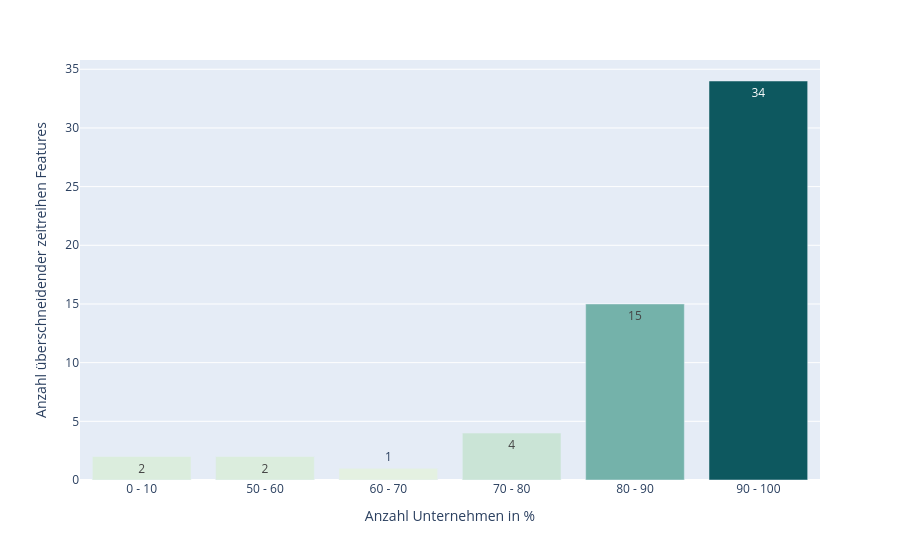

The cell this chart's notebook holds for it:
### Code cell
fig = px.bar(
    grouped,
    x="companyCountIn%",
    y="sameFeatureCount",
    color="sameFeatureCount",
    color_continuous_scale="mint",
    text_auto=True,
    labels={
        "companyCountIn%": "Anzahl Unternehmen in %",
        "sameFeatureCount": "Anzahl überschneidender zeitreihen Features",
    }
)
fig.update_coloraxes(showscale=False)
fig.write_image(FIGURE_SAME_FEATURES, format='svg')
fig.show()

### Figure 1 — Plotly figure (JSON) as saved in the notebook; plotly's stock layout.template omitted (floating-point values rounded to 4 significant figures)
{"data": [{"hovertemplate": "Anzahl Unternehmen in %=%{x}<br>Anzahl überschneidender zeitreihen Features=%{marker.color}<extra></extra>", "legendgroup": "", "marker": {"color": [2, 2, 1, 4, 15, 34], "coloraxis": "coloraxis", "pattern": {"shape": ""}}, "name": "", "orientation": "v", "showlegend": false, "textposition": "auto", "texttemplate": "%{y}", "x": ["0 - 10", "50 - 60", "60 - 70", "70 - 80", "80 - 90", "90 - 100"], "xaxis": "x", "y": [2, 2, 1, 4, 15, 34], "yaxis": "y", "type": "bar"}], "layout": {"xaxis": {"anchor": "y", "domain": [0.0, 1.0], "title": {"text": "Anzahl Unternehmen in %"}}, "yaxis": {"anchor": "x", "domain": [0.0, 1.0], "title": {"text": "Anzahl überschneidender zeitreihen Features"}}, "coloraxis": {"colorbar": {"title": {"text": "Anzahl überschneidender zeitreihen Features"}}, "colorscale": [[0.0, "rgb(228, 241, 225)"], [0.1667, "rgb(180, 217, 204)"], [0.3333, "rgb(137, 192, 182)"], [0.5, "rgb(99, 166, 160)"], [0.6667, "rgb(68, 140, 138)"], [0.8333, "rgb(40, 114, 116)"], [1.0, "rgb(13, 88, 95)"]], "showscale": false}, "legend": {"tracegroupgap": 0}, "margin": {"t": 60}, "barmode": "relative"}}
